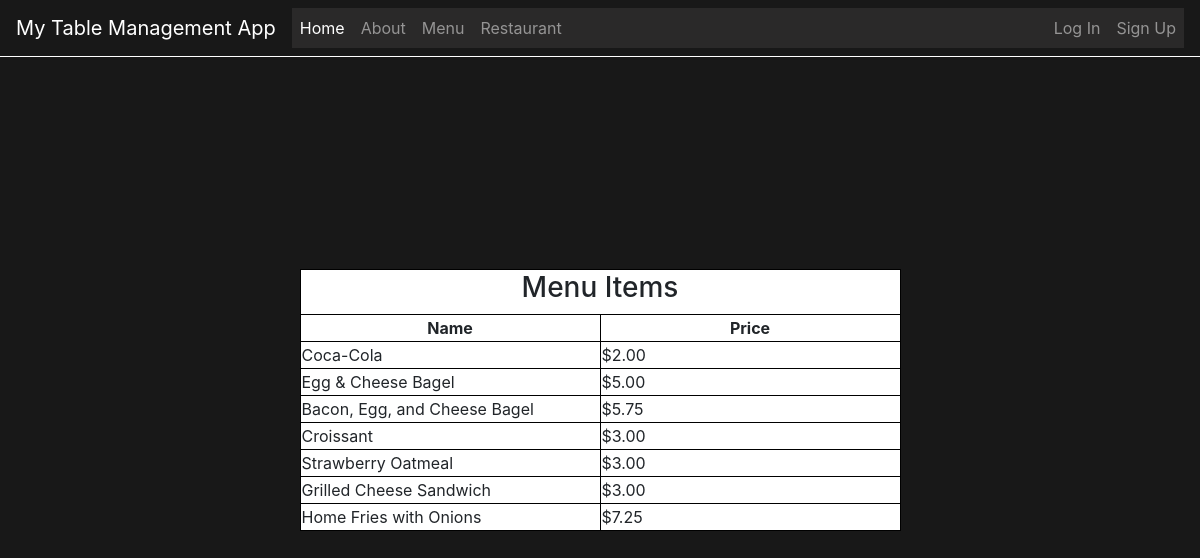
The app's page /menu/ with its own data.
### TMS/models.py (models this page shows)
class Item(models.Model):
    itemID = models.AutoField(primary_key=True)
    itemName = models.CharField(max_length=30)
    price = models.DecimalField(max_digits=5, decimal_places=2, validators=[MinValueValidator(Decimal('0.01'))])
    order = models.ManyToManyField(Order, through='OrderItem')

### TMS/views.py (the view)
# urls.py: path("menu/", views.menu_view, name="menu"),
def menu_view(request):
    item  = Item.objects.all()
    return render(request, "menu.html", {'item': item})

### TMS/templates/menu.html (shortened to what this page needs)
{% extends "base.html" %}
{% load static %}
{% block styles %}
<link rel="stylesheet" href="{% static 'css/menu.css' %}">
{% endblock styles %}
{% block content %}
<table>
    <thead>
        <th colspan="2"><h3>Menu Items</h3></th>
        <tr>
            <th class="column_headers">Name</th>
            <th class="column_headers">Price</th>
        </tr>
    </thead>
    {% for item in item %}
    <tr>
        <td>{{item.itemName}}</td>
        <td>${{item.price}}</td>
    </tr>
    {% endfor %}
</table>
{% endblock %}

### TMS/static/css/menu.css (style rules this page uses)
body { height: 100vh; width: 100vw; display: flex; align-items: center; justify-content: center; background-color: rgb(24, 24, 24); }
table, th, td { border: 1px solid black; border-collapse: collapse; }
th { text-align: center; }
.column_headers { text-align: center; }
td { width: 300px; }
table { background-color: white; }

### records on screen
Item: itemName "Coca-Cola", price "2.00"
Item: itemName "Egg & Cheese Bagel", price "5.00"
Item: itemName "Bacon, Egg, and Cheese Bagel", price "5.75"
Item: itemName "Croissant", price "3.00"
Item: itemName "Strawberry Oatmeal", price "3.00"
Item: itemName "Grilled Cheese Sandwich", price "3.00"
Item: itemName "Home Fries with Onions", price "7.25"
